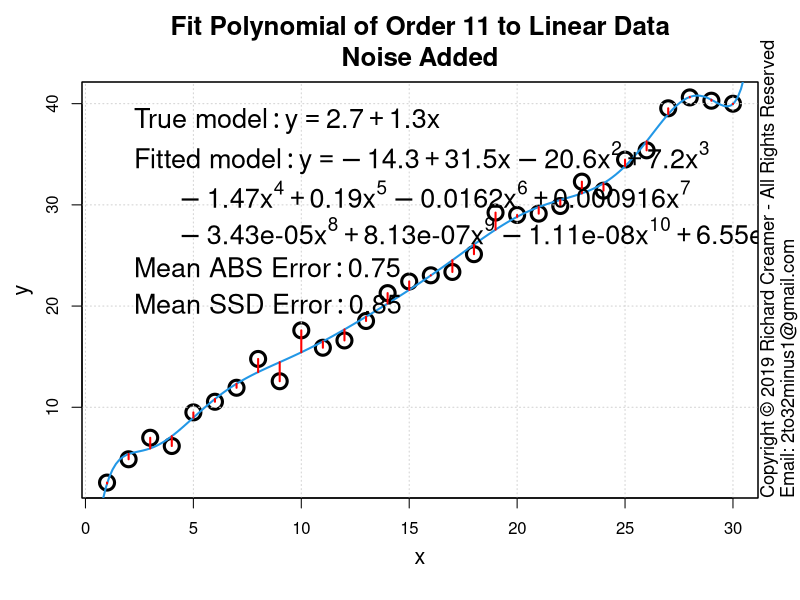

Recreate this plot in R.
##############################################################
### Copyright (c) Richard Creamer 2019 - All Rights Reserved
### Inquiries: email 2to32minus1@gmail.com
##############################################################

### Globals
fontScale = 1.2    # Global font size variable
lf        = 1.2    # Enlarge font of plot labels
verbose   = FALSE  # Verbose printing
lw        = 2      # Line width
xMargin   = 1      # X-axis margin for plots
yMargin   = 1      # Y-axis margin for plots
de        = 0.01   # Small constant for estimating derivatives numerically
smlPts    = 1      # Small  data point/circle
medPts    = 1.5    # Medium data point/circle
lrgPts    = 2.0    # Large  data point/circle

### Run this function to generate this plot
runFunc = function() {
	dw = 1000
	dh = 750	
	path = "D:/Code/R/LeastSquaresPlay/PlotsAndAssocCode/Plot8/"
	savePngVerbose( paste(path, "Plot8.png", sep=""), 
					plotNthOrderPolyToLinearData, w=dw, h=dw, un="px", N=11, doPlot=TRUE, nPts=30 )
}

### Fit Nth order polynomial to linear data
plotNthOrderPolyToLinearData = function( nPts=15, N=1, modelM=1.3, modelB=2.7, noiseSigma=1.5, doPlot=FALSE ) {
	set.seed( 3 )
	
	if ( N < 1 || N > 11 ) { print( sprintf( "Error: N (%d) outside range 1:11", N) ); return() }
	if ( nPts < (N + 1) )  { print( sprintf( "Error: nPts (%d) must be > N (%d)", nPts, N ) ); return() }
	
	coeff = c( modelB, modelM )
	x = 1:nPts
	y = evalPoly( x, coeff ) + rnorm( length(x), sd=noiseSigma )
	
	# Build appropriate formula, example: "y ~ x + I(x^2) + I(x^3) + ..."
	polyFormula = makePolyFormula( polyOrder=N )
	
	lmFit = lm( as.formula(polyFormula) )
	e = compPolyFitError( x, y, lmFit$coefficients )
	if ( doPlot ) {
		plotTitle = sprintf( "Fit Polynomial of Order %d to Linear Data\nNoise Added", N );
		plot( x, y, cex.lab=lf, xlab="", ylab="", main=plotTitle, cex=lrgPts, lwd=lw+1, cex.main=1.3*fontScale )
		addAxisLabels()
		grid()
		box()
		leftX = gpl()$xLim[1]
		rightX = gpl()$xLim[2]
		predX = seq( leftX, rightX, length.out=200 )
		predY = evalPoly( predX, lmFit$coefficients )
		lines( predX, predY, col=4, lwd=lw )
		segments( x, y, x, predict(lmFit), col = "red", lwd=lw )  # Note: predict(lmFit) same as evalPoly(x, lmFit$coefficients)
		if ( N > 9 ) {
			addLegend( coeff, lmFit$coefficients, meanAbsErr=e$meanAbsError, meanSsdErr=e$meanSsdError, wrapLimit=4 )
		}
		else {
			addLegend( coeff, lmFit$coefficients, meanAbsErr=e$meanAbsError, meanSsdErr=e$meanSsdError )
		}
	}
	return( list(nPts=nPts, x=x, y=y, lmFit=lmFit, meanAbsErr=e$meanAbsError, meanSsdErr=e$meanSsdError) )
}

### Get Plot Limits : gpl()$xLim[1] --> left x-coord
gpl = function() {
	u = par( "usr" )
	return( list( xLim=u[1:2], yLim=u[3:4] ) )
}

### Return string suitable for plot titles with actual exponents (not '^')
### Examples: [ "1.23", "1.23-2.21x", "1.23-2.21x+4.98x^2" ]
prettyPoly = function( coeff, nSigFigs=3, wrapLimit=3 ) {
	rc = signif( coeff, nSigFigs )
	numTerms = length( coeff )
	terms = c()
	for ( termNum in 1:numTerms ) {
		if ( termNum == 1 ) {
			s = paste( rc[termNum], sep="" )
		} else {
			s = paste( abs(rc[termNum]), sep="" )
		}
		if ( termNum > 1 )
			s = paste( s, "*x", sep="" )
		if ( termNum > 2 )
			s = paste( s, "^", (termNum-1), sep="" )
		terms[ length(terms) + 1 ] = s
	}
	wrapLines = list()
	catStr = ""
	for ( termNum in 1:numTerms ) {
		if ( termNum > 1 && ( termNum - 1 ) %% wrapLimit == 0 ) {
			wrapLines[length(wrapLines) + 1] = catStr
			catStr = ""
		}
		if ( termNum == 1 ) {
			catStr = paste( catStr, terms[termNum], sep="" )
		} else {
			if ( rc[termNum] < 0 ) {
				catStr = paste( catStr, " - ", terms[termNum], sep="" )
			} else {
				catStr = paste( catStr, " + ", terms[termNum], sep="" )
			}
		}
	}
	if ( catStr != "" )
		wrapLines[length(wrapLines) + 1] = catStr
	return( wrapLines )
}

### Convience method to add x/y axis labels
addAxisLabels = function( xLabel="x", yLabel="y", cexVal=1.3 ) {
	mtext( text=xLabel, side=1, line=2.5, cex=cexVal )
	mtext( text=yLabel, side=2, line=2.5, cex=cexVal )
}

### Add a legend to a plot suitable for this deck's polynomials/purpose
addLegend = function( coeff, fitCoeff, meanAbsErr=NULL, meanSsdErr=NULL, fontSz=1.35*fontScale, pos="topleft", wrapLimit=5 ) {
	legList = list()
	
	# Generate and append legend text lines for 'true model'
	truePolyStrList = prettyPoly( coeff, nSigFigs=3, wrapLimit=wrapLimit )
	legList[1] = paste( "'True model': y ==", truePolyStrList[1], sep="" )
	if ( length( truePolyStrList ) > 1 ) {
		for ( i in 2:length( truePolyStrList ) ) {
			legList[length(legList)+1] = paste( "'     '", truePolyStrList[i], sep="" )
		}
	}
	
	# Generate and append legend text lines for 'fitted model'
	fitPolyStrList = prettyPoly( fitCoeff, nSigFigs=3, wrapLimit=wrapLimit )
	legList[length(legList) + 1] = paste( "'Fitted model': y ==", fitPolyStrList[1], sep="" )
	if ( length( fitPolyStrList ) > 1 ) {
		for ( i in 2:length( fitPolyStrList ) ) {
			legList[length(legList)+1] = paste( "'     '", fitPolyStrList[i], sep="" )
		}
	}
	
	if ( !is.null(meanAbsErr) ) {
		legError = paste( "'Mean ABS Error': ", sprintf( "%.2f", meanAbsErr ), sep="" )
		legList[ length( legList ) + 1 ] = legError
	}
	if ( !is.null(meanSsdErr) ) {
		legError = paste( "'Mean SSD Error': ", sprintf( "%.2f", meanSsdErr ), sep="" )
		legList[ length( legList ) + 1 ] = legError
	}
	
	legend( pos, bty="n",inset=c(0.005,0.01),
			legend=parse(text=legList), col=c("transparent","transparent"),
			cex=fontSz, pch=15, y.intersp=1.1 )
}

# Compute errors, ABS and SSD, return tuple
compPolyFitError = function( x, y, coeff ) {
	predY = evalPoly( x, coeff )
	meanAbsError = (1/length(x)) * sum( abs(predY - y) )
	meanSsdError = (1/length(x)) * sum( (predY - y)^2 )
	return( list( meanAbsError=meanAbsError, meanSsdError=meanSsdError ) )
}

# Build Nth order polynomial formula string
makePolyFormula = function( indepVar="x", depVar="y", polyOrder=1 ) {
	formulaStr = paste( depVar, " ~ ", indepVar, sep="" )
	if ( polyOrder > 1 ) {
		for ( i in 2:polyOrder )
			formulaStr = paste( formulaStr, " + I(", indepVar, "^", i, ")", sep="" )
	}
	return( formulaStr )
}

### Compute f(x) for a polynomial and a vector of x-coordinates
evalPoly = function( x, coeff ) {
	if ( length( coeff ) < 1 ) return( c(0) )  	
	termSum = 0
	for ( i in 1:length(coeff) ) {
		termSum = termSum + coeff[i] * x^(i-1)
	}
	return( termSum )
}

### Save to PNG file, specify width and height
savePngVerbose = function( path, plotFunc, w=512, h=512, un="px", doCopyright=TRUE, ... ) {
	png( filename = path, type="cairo", units=un, width=w, height=h, pointsize=12, res=96 )
	plotFunc( ... )
	if ( doCopyright )
		addCopyright()
	dev.off()
}

### Add copyright notice to plot via text()
addCopyright = function() {
	mtext( "Copyright \uA9 2019 Richard Creamer - All Rights Reserved", side=4, line=0, adj=0, cex=1.1 )
	mtext( "Email: 2to32minus1@gmail.com", side=4, line=1, adj=0, cex=1.1 )
}

runFunc()
